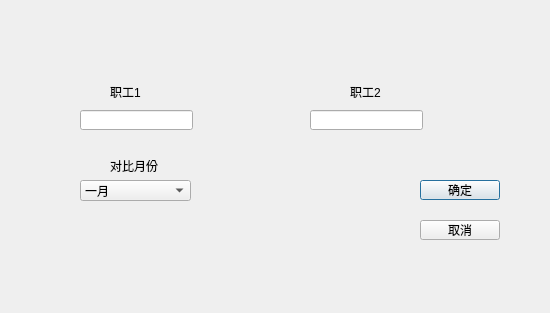
<?xml version="1.0" encoding="UTF-8"?>
<ui version="4.0">
 <class>cmp</class>
 <widget class="QDialog" name="cmp">
  <property name="geometry">
   <rect>
    <x>0</x>
    <y>0</y>
    <width>550</width>
    <height>313</height>
   </rect>
  </property>
  <property name="windowTitle">
   <string>请输入</string>
  </property>
  <widget class="QPushButton" name="pushButton">
   <property name="geometry">
    <rect>
     <x>420</x>
     <y>180</y>
     <width>80</width>
     <height>20</height>
    </rect>
   </property>
   <property name="text">
    <string>确定</string>
   </property>
  </widget>
  <widget class="QPushButton" name="pushButton_2">
   <property name="geometry">
    <rect>
     <x>420</x>
     <y>220</y>
     <width>80</width>
     <height>20</height>
    </rect>
   </property>
   <property name="text">
    <string>取消</string>
   </property>
  </widget>
  <widget class="QLineEdit" name="lineEdit">
   <property name="geometry">
    <rect>
     <x>80</x>
     <y>110</y>
     <width>113</width>
     <height>20</height>
    </rect>
   </property>
  </widget>
  <widget class="QLineEdit" name="lineEdit_2">
   <property name="geometry">
    <rect>
     <x>310</x>
     <y>110</y>
     <width>113</width>
     <height>20</height>
    </rect>
   </property>
  </widget>
  <widget class="QLabel" name="label">
   <property name="geometry">
    <rect>
     <x>110</x>
     <y>82</y>
     <width>51</width>
     <height>20</height>
    </rect>
   </property>
   <property name="text">
    <string>职工1</string>
   </property>
  </widget>
  <widget class="QLabel" name="label_2">
   <property name="geometry">
    <rect>
     <x>350</x>
     <y>82</y>
     <width>51</width>
     <height>20</height>
    </rect>
   </property>
   <property name="text">
    <string>职工2</string>
   </property>
  </widget>
  <widget class="QComboBox" name="comboBox">
   <property name="geometry">
    <rect>
     <x>80</x>
     <y>180</y>
     <width>111</width>
     <height>21</height>
    </rect>
   </property>
   <item>
    <property name="text">
     <string>一月</string>
    </property>
   </item>
   <item>
    <property name="text">
     <string>二月</string>
    </property>
   </item>
   <item>
    <property name="text">
     <string>三月</string>
    </property>
   </item>
   <item>
    <property name="text">
     <string>四月</string>
    </property>
   </item>
   <item>
    <property name="text">
     <string>五月</string>
    </property>
   </item>
   <item>
    <property name="text">
     <string>六月</string>
    </property>
   </item>
   <item>
    <property name="text">
     <string>七月</string>
    </property>
   </item>
   <item>
    <property name="text">
     <string>八月</string>
    </property>
   </item>
   <item>
    <property name="text">
     <string>九月</string>
    </property>
   </item>
   <item>
    <property name="text">
     <string>十月</string>
    </property>
   </item>
   <item>
    <property name="text">
     <string>十一月</string>
    </property>
   </item>
   <item>
    <property name="text">
     <string>十二月</string>
    </property>
   </item>
  </widget>
  <widget class="QLabel" name="label_3">
   <property name="geometry">
    <rect>
     <x>110</x>
     <y>160</y>
     <width>54</width>
     <height>12</height>
    </rect>
   </property>
   <property name="text">
    <string>对比月份</string>
   </property>
  </widget>
 </widget>
 <resources/>
 <connections/>
</ui>
